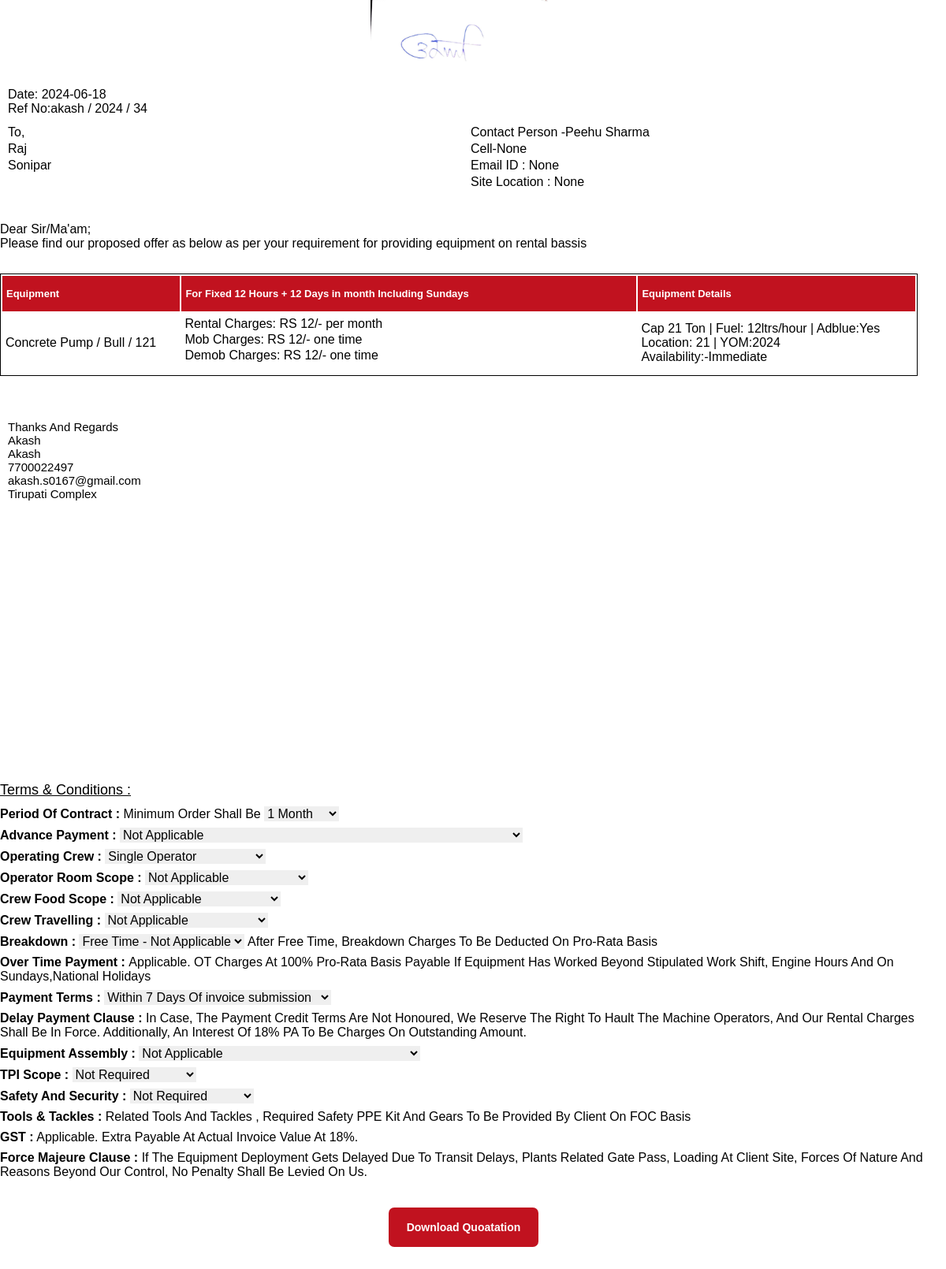
/view_quotation.php?quote_id=34 (signed in), run on the app's committed database.
### tables this page shows
CREATE TABLE `complete_profile` (
  `id` int(11) NOT NULL,
  `letter_head` varchar(30) NOT NULL,
  `bank_name` varbinary(30) NOT NULL,
  `account_num` varchar(30) NOT NULL,
  `branch` varchar(30) NOT NULL,
  `ifsc_code` varchar(30) NOT NULL,
  `account_type` varchar(30) NOT NULL,
  `companyname` varchar(40) NOT NULL
);

CREATE TABLE `quotation_generated` (
  `sno` int(11) NOT NULL,
  `quote_date` varchar(30) NOT NULL,
  `letterhead_logo` varchar(300) NOT NULL,
  `to_name` varchar(30) NOT NULL,
  `to_address` varchar(30) NOT NULL,
  `contact_person` varchar(30) NOT NULL,
  `contact_person_cell` varchar(40) NOT NULL,
  `email_id_contact_person` varchar(40) NOT NULL,
  `site_loc` varchar(30) NOT NULL,
  `asset_code` varchar(30) NOT NULL,
  `yom` varchar(30) NOT NULL,
  `make` varchar(30) NOT NULL,
  `model` varchar(30) NOT NULL,
  `sub_Type` varchar(40) NOT NULL,
  `fuel/hour` varchar(30) NOT NULL,
  `availability` varchar(30) NOT NULL,
  `tentative_date` varchar(30) NOT NULL,
  `cap` varchar(30) NOT NULL,
  `cap_unit` varchar(30) NOT NULL,
  `boom` varchar(30) NOT NULL,
  `jib` varchar(30) NOT NULL,
  `luffing` varchar(30) NOT NULL,
  `hours_duration` varchar(30) NOT NULL,
  `days_duration` varchar(30) NOT NULL,
  `sunday_included` varchar(30) NOT NULL,
  `rental_charges` varchar(30) NOT NULL,
  `mob_charges` varchar(30) NOT NULL,
  `demob_charges` varchar(30) NOT NULL,
  `crane_location` varchar(30) NOT NULL,
  `adblue` varchar(30) NOT NULL,
  `sender_name` varchar(30) NOT NULL,
  `sender_number` varchar(30) NOT NULL,
  `sender_contact` varchar(30) NOT NULL,
  `company_name` varchar(30) NOT NULL,
  `sender_office_address` varchar(200) NOT NULL
);

### view_quotation.php (the view, shortened to what this page needs)
<?php
include "partials/_dbconnect.php";
$companyname001 = $_SESSION['companyname'];
$sql_logo_fetch="SELECT * FROM `complete_profile` where companyname='$companyname001'";
$result_fetch_logo=mysqli_query($conn , $sql_logo_fetch);
$row_logo_fetch=mysqli_fetch_assoc($result_fetch_logo);
?>
<?php
include_once 'partials/_dbconnect.php';
$quote_id=$_GET['quote_id'];
$sql="SELECT * FROM `quotation_generated` where `sno`='$quote_id'";
$result=mysqli_query($conn,$sql);
$row=mysqli_fetch_assoc($result);
?>
<!DOCTYPE html>
<html lang="en">
<head>
    <link rel="stylesheet" href="style.css">
</head>
    <div class="container_outer">
    <div class="entire_quotation_container">
    <div class="companylogo" style="background-image: url('img/<?php echo ($row_logo_fetch['letter_head']); ?>');"></div>
    <div class="date">Date: <?php echo $row['quote_date'] ?></div>
    <div class="ref">Ref No:<?php echo $companyname001 ?> / <?php echo substr($row['quote_date'], 0, 4);  ?> / <?php echo $row['sno'] ?></div>
    <div class="tocontainer">
            <div class="toadress">To, <p class="sender_name space"><?php echo $row['to_name'] ?></p> <p class="sender_name address_tobe_sent space"><?php echo $row['to_address'] ?></p> </div>
            <div class="to_contactperson sender_name">Contact Person -<?php echo $row['contact_person'] ?> <p class="space">Cell-<?php echo $row['contact_person_cell'] ?></p>
            <p class="space">Email ID : <?php echo $row['email_id_contact_person'] ?></p>
            <p class="space">Site Location : <?php echo $row['site_loc'] ?></p>
        </div>
        </div>
        <div class="salutation">
            <p>Dear Sir/Ma'am;</p>
            <p>Please find our proposed offer as below as per your requirement for providing equipment on rental bassis</p>
        </div>
        <table class="table_info">
            <th>Equipment</th>
            <th class="duration_th">For Fixed <?php echo $row['hours_duration'] ?> Hours + <?php echo $row['days_duration'] ?> Days in month <?php echo $row['sunday_included'] ?></th>
            <th>Equipment Details</th>
            <tr>
                <td><?php echo $row['sub_Type'] . " / " . $row['make'] . " / " . $row['model']; ?></td>
                <td class="duration_td" style="border: none;"><p>Rental Charges: RS <?php echo $row['rental_charges'] ?>/- per month</p>
                <p>Mob Charges: RS <?php echo $row['mob_charges'] ?>/- one time</p>
                <p>Demob Charges: RS <?php echo $row['demob_charges'] ?>/- one time </p>
            </td>
                <td class="equipment_details_td">
                <p>Cap <?php echo $row['cap'] . " " . $row['cap_unit']; ?> | Fuel: <?php echo $row['fuel/hour'] ?>ltrs/hour | Adblue:<?php echo $row['adblue'] ?> </p>
                <p>Location: <?php echo $row['crane_location'] ?> | YOM:<?php echo substr($row['yom'], 0, 4); ?></p>
                <p>Availability:-<?php echo $row['availability'] ?></p>
                </td>
            </tr>
        </table>
        <div class="withregard_section">
            <p>Thanks And Regards</p>
            <p class="sender_name"><?php echo $row['sender_name'] ?></p>
            <p class="sender_name"><?php echo $row['company_name'] ?></p>
            <p><?php echo $row['sender_number'] ?></p>
            <p><?php echo $row['sender_contact'] ?> </p>
            <p class="sender_office_address"><?php echo $row['sender_office_address'] ?></p>
        </div>
    </div><br><br><br><br><br><br><br><br><br><br><br><br><br><br><br><br><br><br><br>
    <div class="terms">
<p class="heading_terms">Terms & Conditions :
</p>
<p class="terms_condition">
    <strong>Period Of Contract :</strong> Minimum Order Shall Be
    <select name="contract_period_select" id="contract_period_select">
        <option value="1">1 Month</option>
    </select>
</p>
<p class="terms_condition">
    <strong>Advance Payment :</strong>
    <select name="advance_payment_select" id="advance_payment_select">
        <option value="NA">Not Applicable</option>
    </select>
</p>
<p class="terms_condition">
    <strong>Operating Crew :</strong>
    <select name="operating_crew_select" id="operating_crew_select">
        <option value="Single Operator">Single Operator</option>
    </select>
</p>
<p class="terms_condition">
    <strong>Operator Room Scope :</strong>
    <select name="operator_room_scope_select" id="operator_room_scope_select">
        <option value="NA">Not Applicable</option>
    </select>
</p>
<p class="terms_condition">
    <strong>Crew Food Scope :</strong>
    <select name="crew_food_scope_select" id="crew_food_scope_select">
        <option value="NA">Not Applicable</option>
    </select>
</p>
<p class="terms_condition">
    <strong>Crew Travelling :</strong>
    <select name="crew_travelling_select" id="crew_travelling_select">
        <option value="NA">Not Applicable</option>
    </select>
</p>
<p class="terms_condition">
    <strong>Breakdown :</strong>
    <select name="breakdown_select" id="breakdown_select">
        <option value="NA">Free Time - Not Applicable</option>
    </select>
    After free time, breakdown charges to be deducted on pro-rata basis
</p>
<div class="terms_area terms_condition" contenteditable="true">
    <strong>Over time payment : </strong>   Applicable. OT charges at 100% pro-rata basis payable if equipment has worked beyond stipulated work shift, engine hours and on Sundays,National holidays
</div>
<p class="terms_condition">
    <strong>Payment Terms :</strong>
    <select name="payment_terms_select" id="payment_terms_select">
        <option value="">Within 7 Days Of invoice submission</option>
    </select>
</p>
<div class="terms_area terms_condition" contenteditable="true">
    <strong>Delay payment clause : </strong>   In case, the payment credit terms are not honoured, we reserve the right to hault the machine operators, and our rental charges shall be in force. Additionally, an interest of 18% PA to be charges on outstanding amount.
</div>
<p class="terms_condition">
    <strong>Equipment Assembly :</strong>
    <select name="equipment_assembly_select" id="equipment_assembly_select">
        <option value="">Not Applicable</option>
    </select>
</p>
<p class="terms_condition">
    <strong>TPI Scope :</strong>
    <select name="tpi_scope_select" id="tpi_scope_select">
        <option value="">Not Required</option>
    </select>
</p>
<p class="terms_condition">
    <strong>Safety And Security :</strong>
    <select name="safety_security_select" id="safety_security_select">
        <option value="">Not Required</option>
    </select>
</p>
<div class="terms_area terms_condition" contenteditable="true">
    <strong>Tools & Tackles :</strong>  Related Tools And Tackles , Required Safety PPE Kit And Gears To Be Provided By Client On FOC basis
</div>
<div class="terms_area terms_condition" contenteditable="true">
    <strong>GST :</strong> Applicable. Extra payable at actual invoice value at 18%.
</div>
<div class="terms_area terms_condition" contenteditable="true">
    <strong>Force Majeure clause :</strong> If the equipment deployment gets delayed due to transit delays, plants related gate pass, loading at client site, forces of nature and reasons beyond our control, no penalty shall be levied on us.
</div>
    </div>
</div>
    <br><br>
    <div class="button_container">
    <button class="print_quotation"  type="button" onclick="downloadPDF()">Download Quoatation</button>
    </div>
    <br><br>
</body>
</html>

### data on the page
complete_profile: letter_head (picture)
quotation_generated: quote_date "2024-06-18", quote_date "2024", sno "34", to_name "Raj", to_address "Sonipar", contact_person "Peehu Sharma", contact_person_cell "None", email_id_contact_person "None", site_loc "None", hours_duration "12", days_duration "12", sunday_included "Including Sundays", sub_Type "Concrete Pump", make "Bull", model "121", rental_charges "12", mob_charges "12", demob_charges "12", cap "21", cap_unit "Ton", value "12", adblue "Yes", crane_location "21", yom "2024", availability "Immediate", sender_name "Akash", company_name "Akash", sender_number "7700022497", sender_contact "akash.s0167@gmail.com", sender_office_address "Tirupati Complex"

### other printed values
$companyname001 "akash"
